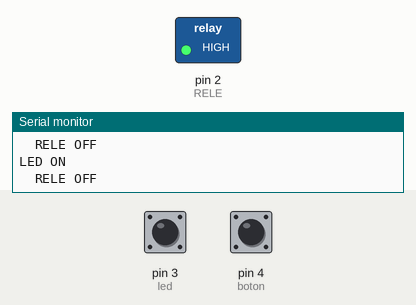
The sketch below on a simulated Arduino Uno, built with avr-gcc and run on an emulated ATmega328P. On the bench: switched loads named in the sketch (green lamp = pin HIGH), the last lines printed to the serial monitor. The test bench sets the inputs (shaded band); at power-on: pin 4 (boton) LOW, pin 3 (led) HIGH.

Above: at 1.2 s.
1.3 s: pin 4 (boton) pulled HIGH for 1 s
At 2.6 s:
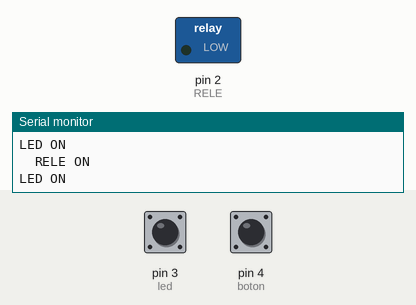
8.2 s: pin 4 (boton) pulled HIGH for 3.2 s
At 12.7 s:
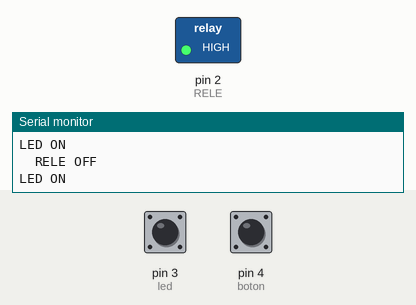
Timing chart, 0 to 14.2 s (numbered marks = the images above; inputs shaded):
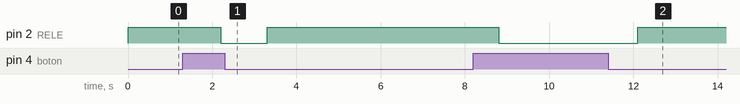

Measured:
- after the input at 1.3 s, pin 2 (RELE): HIGH → LOW after 0.90 s, → HIGH 1.1 s later
- after the input at 8.2 s, pin 2 (RELE): HIGH → LOW after 0.60 s, → HIGH 3.3 s later

The sketch:

RelePushBottonLED.ino
```cpp
int boton = 4;
int led = 3;
int RELE = 2;

void setup()
{
  pinMode(RELE, OUTPUT);
  pinMode(led, INPUT);
  pinMode(boton, INPUT);

  Serial.begin(9600);
}

void loop()
{
  boton = digitalRead(4);

  if(Serial.available()>0);
  {
    char monitor = Serial.read();
    if ((monitor == '0') || (boton == LOW))//high
    {
      Serial.println("\tRELE OFF");
      digitalWrite(RELE, HIGH);
      delay(100);
    }else if((monitor == '1') || (boton == HIGH))//low
    {
      Serial.println("\tRELE ON");
      digitalWrite(RELE, LOW);
      delay(100);
    }
  }
  led = digitalRead(3);
  if(led == LOW)
  {
    Serial.println("LED OFF\n");
    delay(1000);
  }
  else
  {
    Serial.println("LED ON\n");
    delay(1000);
  }
}
```
